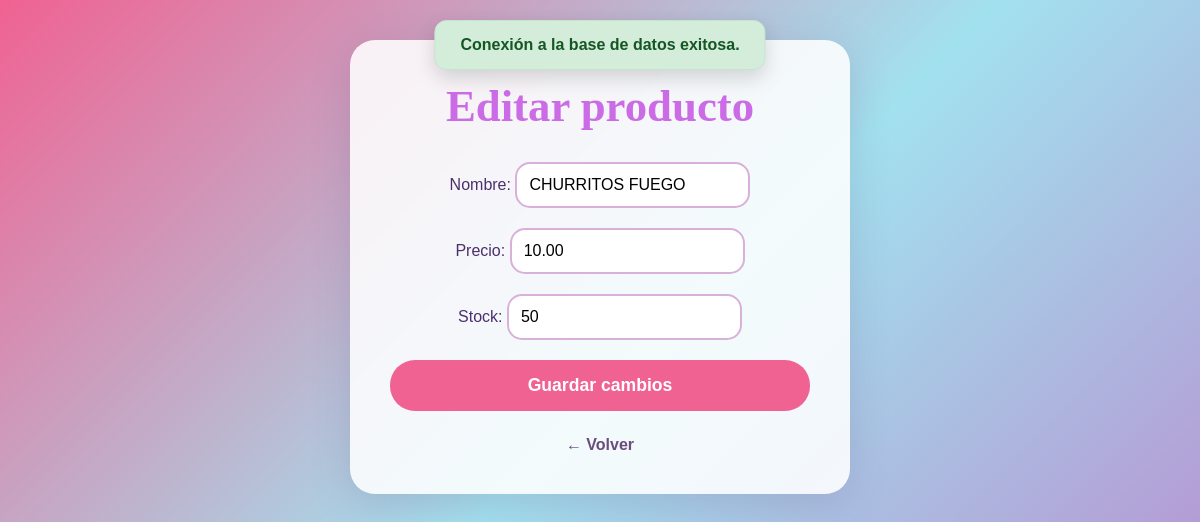
Page /editar_producto.php?id=3 (signed in) on the committed database.
### tables this page shows
CREATE TABLE `productos` (
  `id_producto` int(11) NOT NULL,
  `nombre` varchar(50) NOT NULL,
  `precio` decimal(10,2) NOT NULL,
  `stock` int(11) NOT NULL DEFAULT '0'
);

### editar_producto.php (the view, shortened to what this page needs)
<?php
require 'conexion.php';
$id_producto = $_GET["id"] ?? null;
$mensaje = "";
$error = "";
if ($_SERVER["REQUEST_METHOD"] == "POST") {
    $nombre = trim($_POST["nombre"]);
    $precio = floatval($_POST["precio"]);
    $stock = intval($_POST["stock"]);
    try {
        $stmt = $conn->prepare("CALL editar_producto(?, ?, ?, ?)");
        $stmt->execute([$id_producto, $nombre, $precio, $stock]);
        do {
            if ($stmt->columnCount()) {
                $resultado = $stmt->fetch(PDO::FETCH_ASSOC);
                if ($resultado) {
                    if (isset($resultado['mensaje'])) {
                        $mensaje = $resultado['mensaje'];
                        $stmt2 = $conn->prepare("SELECT * FROM productos WHERE id_producto = ?");
                        $stmt2->execute([$id_producto]);
                        $producto = $stmt2->fetch();
                    } elseif (isset($resultado['error'])) {
                        $error = $resultado['error'];
                    }
                }
            }
        } while ($stmt->nextRowset());
    } catch(PDOException $e) {
        $error = "Error: " . $e->getMessage();
    }
} else {
    $stmt = $conn->prepare("SELECT * FROM productos WHERE id_producto = ?");
    $stmt->execute([$id_producto]);
    $producto = $stmt->fetch();
}
?>
<!DOCTYPE html>
<html lang="es">
<head>
</head>
<body>
    <div class="contenedor-principal">
    <h1>Editar producto</h1>
    <?php if (!empty($producto)): ?>
        <form method="post">
            <label>Nombre:
                <input type="text" name="nombre" value="<?php echo htmlspecialchars($producto['nombre']); ?>" >
            </label>
            <label>Precio:
                <input type="number" step=".5" name="precio" value="<?php echo $producto['precio']; ?>" >
            </label>
            <label>Stock:
                <input type="number" name="stock" value="<?php echo $producto['stock']; ?>" >
            </label>
            <button type="submit">Guardar cambios</button>
        </form>
    <?php elseif (empty($mensaje) && empty($error)): ?>
        <p class="error">Producto no encontrado.</p>
    <?php endif; ?>
    <p><a href="admin.php">← Volver</a></p>
    </div>
</body>
</html>

### editar_producto.php (style rules this page uses)
* { box-sizing: border-box; margin: 0; padding: 0; }
body { font-family: 'Poppins', sans-serif; background: linear-gradient(135deg, #f06292, #a2e1ef, #bb82cb); color: #4c306e; padding: 40px; min-height: 100vh; display: flex; justify-content: center; align-items: flex-start; }
.contenedor-principal { background: #ffffffdd; border-radius: 25px; padding: 40px; max-width: 500px; width: 100%; box-shadow: 0 10px 40px rgba(107, 76, 123, 0.2); text-align: center; }
h1 { font-family: 'Baloo 2', cursive; font-size: 2.8rem; color: #cb6ce6; margin-bottom: 30px; }
form { display: flex; flex-direction: column; gap: 20px; }
input[type="text"], input[type="number"] { padding: 12px; border-radius: 15px; border: 2px solid #d8b0d9; font-size: 1rem; outline: none; transition: border-color 0.3s ease; }
button { background: #f06292; color: white; border: none; padding: 15px; border-radius: 25px; font-size: 1.1rem; cursor: pointer; transition: background 0.3s ease; font-weight: 700; }
a { display: inline-block; margin-top: 25px; color: #6b4c7b; text-decoration: none; font-weight: 600; transition: color 0.3s ease; }

### rows in the picture
productos: nombre "CHURRITOS FUEGO", precio "10.00", stock "50"
